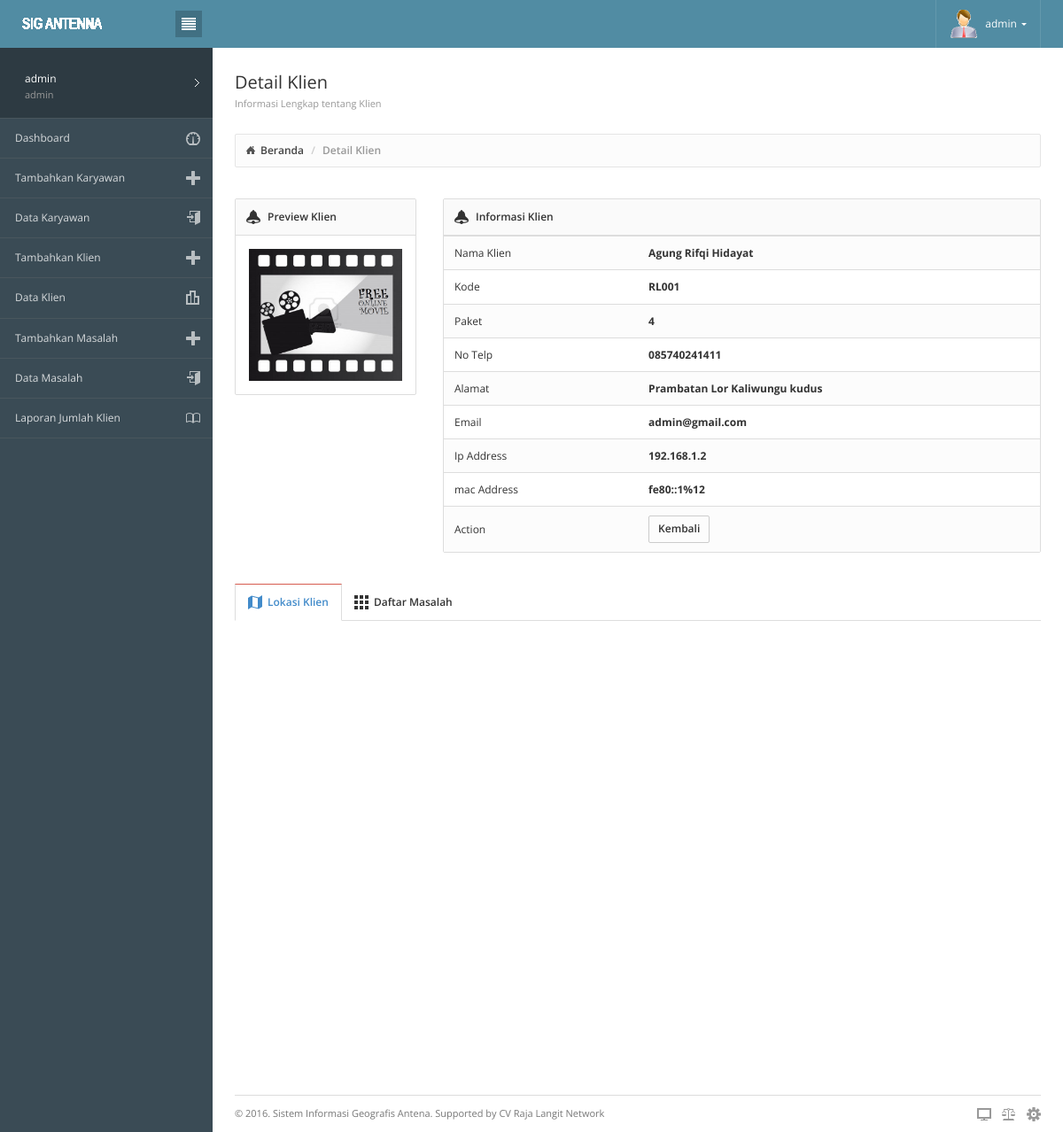
Screenshot of /master.php?module=detail_klien&id=RL001 (signed in) with the database file from the repository.
### tables this page shows
CREATE TABLE `klien` (
  `id_klien` varchar(11) NOT NULL,
  `username` varchar(50) NOT NULL,
  `nama` varchar(50) NOT NULL,
  `jekel` varchar(10) NOT NULL,
  `alamat` text NOT NULL,
  `id_kecamatan` int(11) NOT NULL,
  `telp` varchar(20) NOT NULL,
  `email` varchar(25) NOT NULL,
  `jenis_paket` varchar(30) NOT NULL,
  `lat` double NOT NULL,
  `lng` double NOT NULL,
  `ip_address` varchar(20) NOT NULL,
  `mac_address` varchar(50) NOT NULL,
  `gambar` varchar(100) NOT NULL
);

### modul/admin/detail_klien.php (the view, shortened to what this page needs)
<?php
$id=$_GET['id'];
$q=mysql_query("select * from klien where id_klien='$id'");
$r=mysql_fetch_array($q);
?>
<div class="page-content">
			<div class="page-header">
				<div class="page-title">
					<h3>Detail Klien<small>Informasi Lengkap tentang Klien</small></h3>
				</div>
			</div>
			<div class="breadcrumb-line">
				<ul class="breadcrumb">
					<li><a href="?p=beranda">Beranda</a></li>
					<li class="active">Detail Klien</li>
				</ul>
			</div>
<div class="row">
<div class="col-lg-3 col-md-3 col-sm-3">
<div class="panel panel-default">
<div class="panel-heading"><h6 class="panel-title"><i class="icon-bell"></i> Preview Klien</h6></div>
<div class="panel-body">
<img src="img/klien/<?php echo $r["gambar"];?>" width="100%"/>
</div>
</div>
</div>
<div class="col-lg-9 col-md-9 col-sm-9">
<div class="panel panel-default">
			                <div class="panel-heading"><h6 class="panel-title"><i class="icon-bell"></i> Informasi Klien</h6></div>
			                <div class="table-responsive">
				                <table width="100%" class="table table-striped">
				                    <tbody>
				                        <tr>
				                            <td width="28%" valign="top">Nama Klien</td>
				                            <td width="58%" valign="top"><strong><?php echo $r["nama"];?></strong>
											</td>
				                        </tr>
				                        <tr>
				                            <td width="28%" valign="top">Kode</td>
				                            <td width="58%" valign="top"><strong><?php echo $r["id_klien"];?></strong>
											</td>
				                        </tr>
				                        <tr>
				                            <td width="28%" valign="top">Paket</td>
				                            <td width="58%" valign="top"><strong><?php echo $r["jenis_paket"];?></strong>
											</td>
				                        </tr>
				                        <tr>
				                            <td valign="top">No Telp</td>
				                            <td valign="top"><strong><?php echo $r["telp"];?></strong></td>
				                        </tr>
				                        <tr>
				                          <td valign="top">Alamat</td>
				                          <td valign="top"><strong><?php echo $r["alamat"];?></strong></td>
			                          </tr>
                                      <tr>
				                          <td valign="top">Email</td>
				                          <td valign="top"><strong>
										  <?php
										 echo $r["email"];
										  ?></strong></td>
			                          </tr>
				                        <tr>
				                          <td valign="top">Ip Address</td>
				                          <td valign="top"><strong><?php echo $r["ip_address"];?></strong></td>
			                          </tr>
			                          <tr>
				                          <td valign="top">mac Address</td>
				                          <td valign="top"><strong><?php echo $r["mac_address"];?></strong></td>
			                          </tr>
                                        <tr>
				                            <td valign="top">Action</td>
				                            <td valign="top">
                                            <a onclick="history.go(-1)" class="btn btn-default btn-xs">Kembali</a>
                                            </td>
				                        </tr>
				                    </tbody>
				                </table>
			                </div>
</div>
</div>
</div>
            <div class="tabbable page-tabs">
                <ul class="nav nav-tabs">
                    <li class="active"><a href="#lokasi" data-toggle="tab"><i class="icon-map"></i>Lokasi Klien</a></li>
                    <li ><a href="#kamar" data-toggle="tab"><i class="icon-grid"></i> Daftar Masalah</a></li>
                </ul>
                <div class="tab-content">
                	<div class="tab-pane active fade in" id="lokasi">
						<div class="row">
                        <div class="col-lg-12 col-md-12 col-sm-12">
						<div id="peta"></div>
			  </div>
                        </div>
						</div>
                	</div>
		</div>

### modul/admin/detail_klien.php (style rules this page uses)
#peta { width: 100%; height: 500px; }

### rows the page displays
klien: gambar (picture), nama "Agung Rifqi Hidayat", id_klien "RL001", jenis_paket "4", telp "085740241411", alamat "Prambatan Lor Kaliwungu kudus", email "admin@gmail.com", ip_address "192.168.1.2", mac_address "fe80::1%12"

### other values shown
$_SESSION['user'] "admin"
$_SESSION["user"] "admin"
$_SESSION["hak_akses"] "admin"
